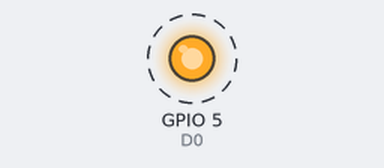
A sketch run on a simulated ESP32. On the bench: output pins drawn as LEDs (lit = HIGH). Dashed ring = blinking. WiFi joins after 1.5 s; servers stay silent unless stated; what the sketch prints to the serial monitor is not drawn.

Above: at 2.0 s.
Timing chart, 0 to 6.1 s (numbered marks = the images above):
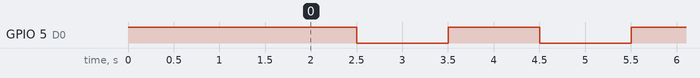

The sketch:

ESP32_clock.ino
```cpp
#include <WiFi.h>
#include <WiFiUdp.h>
#include <DS1307.h>
#include "Wire.h"
#include <SPI.h>
#include <Adafruit_Sensor.h>
#include <Adafruit_BME280.h>

const char* ssid = "Wifi483";
const char* password = "lucero483";
WiFiUDP udpDevice;
uint16_t localUdpPort = 4023;
uint16_t UDPPort = 666;
#define MAX_LEDSERVERS 3
const char* hosts[MAX_LEDSERVERS] = {"192.168.1.56", "192.168.1.103", "?.?.?.?"};
#define SERIALMESSAGESIZE 3
uint32_t previousMillis = 0;
uint32_t previousMillisLoop = 0;
#define ALIVE 1000
#define D0 5

//Variables para el reloj
uint8_t info[7];
DS1307 DS1307(info);

void setup() {
  pinMode(D0, OUTPUT);     // Initialize the LED_BUILTIN pin as an output
  digitalWrite(D0, HIGH);
  Serial.begin(115200);
  Serial.println();
  Serial.println();
  Serial.print("Connecting to ");
  Serial.println(ssid);

  WiFi.mode(WIFI_STA);
  WiFi.begin(ssid, password);
  Wire.begin();

  while (WiFi.status() != WL_CONNECTED) {
    delay(500);
    Serial.print(".");
  }
  Serial.println("");
  Serial.println("WiFi connected");
  // Print the IP address
  Serial.println(WiFi.localIP());
  udpDevice.begin(localUdpPort);
}

void networkTask() {

  // UDP event:
  uint8_t packetSize = udpDevice.parsePacket();
  if (packetSize) {
    Serial.print("Data from: ");
    Serial.print(udpDevice.remoteIP());
    Serial.print(":");
    Serial.print(udpDevice.remotePort());
    Serial.print(' ');
    uint8_t command = udpDevice.read();

    Serial.write(command);
    switch (command) {

      case 0x03:

        //Serial.readBytes(info, 7);
        for (int i = 0; i <= packetSize; i++) {

          info[i] = udpDevice.read();
        }
        //segundos,minutos,horas,dia de la semana,dia,mes,año
        if (DS1307.SetClock(info[0], info[1], info[2], info[3], info[4], info[5], info[6])) {
          //Serial.write(0x4A);
        } else {
          udpDevice.beginPacket(hosts[0] , UDPPort);
          udpDevice.write(0x03);
          udpDevice.write(' ');
          udpDevice.endPacket();
          //Serial.write(0x05);
        }
        break;

      default:
        break;
    }

  }

  uint32_t currentMillis;
  currentMillis  = millis();
  if ((currentMillis - previousMillisLoop) >= ALIVE) {
    previousMillisLoop = currentMillis;

    if (DS1307.ReadClock()) {
      udpDevice.beginPacket(hosts[0] , UDPPort);
      udpDevice.write(0x4A);
      udpDevice.write(info, 7);

      udpDevice.endPacket();
      Serial.println("envio");

    } else {

      udpDevice.beginPacket(hosts[0] , UDPPort);
      udpDevice.write(0x05);
      udpDevice.write(' ');
      udpDevice.endPacket();
    }

  }

}

void aliveTask() {
  uint32_t currentMillis;
  static uint8_t ledState = 0;
  currentMillis  = millis();
  if ((currentMillis - previousMillis) >= ALIVE) {
    previousMillis = currentMillis;
    if (ledState == 0) {
      digitalWrite(D0, HIGH);
      ledState = 1;
    }
    else {
      digitalWrite(D0, LOW);
      ledState = 0;
    }
  }
}


void loop() {
  networkTask();
  aliveTask();
}
```

Measured:
- by itself, GPIO 5 (D0): alternates HIGH for 1.0 s and LOW for 1.0 s
